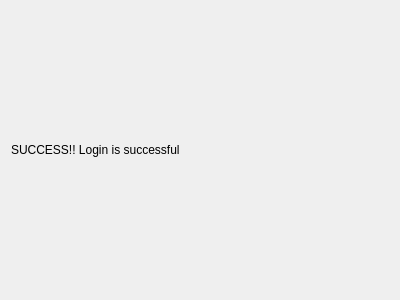
<?xml version="1.0" encoding="UTF-8"?>
<ui version="4.0">
 <class>SecDialog</class>
 <widget class="QDialog" name="SecDialog">
  <property name="geometry">
   <rect>
    <x>0</x>
    <y>0</y>
    <width>400</width>
    <height>300</height>
   </rect>
  </property>
  <property name="windowTitle">
   <string>Dialog</string>
  </property>
  <layout class="QHBoxLayout" name="horizontalLayout">
   <item>
    <widget class="QLabel" name="label">
     <property name="text">
      <string>SUCCESS!! Login is successful</string>
     </property>
    </widget>
   </item>
  </layout>
 </widget>
 <resources/>
 <connections/>
</ui>
